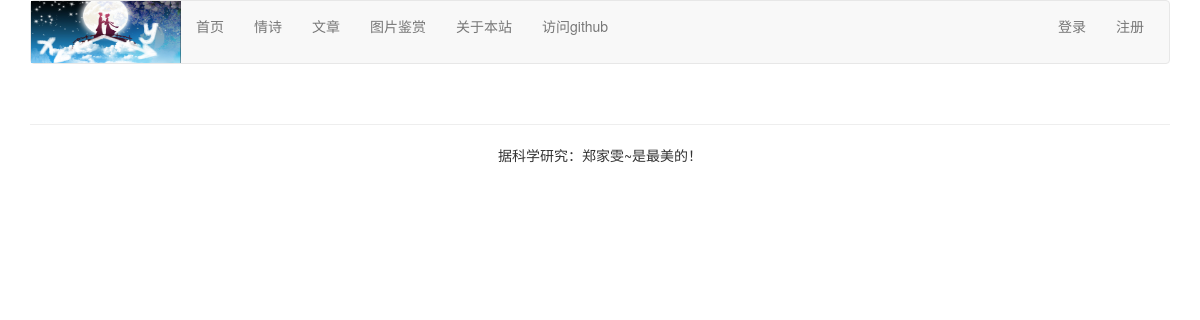
/image/images/, run on an earlier commit of the app's database.
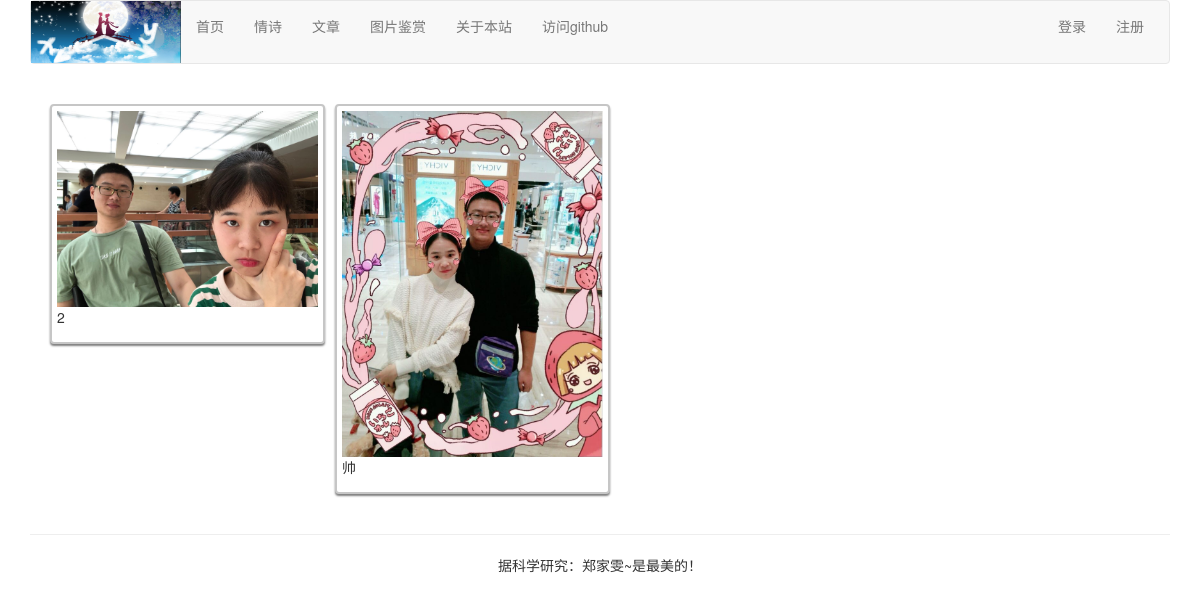
And on a later commit of the database.
### image/models.py (models this page shows, shortened)
class Image(models.Model):
    user = models.ForeignKey(User, on_delete=models.CASCADE, related_name="images")
    title = models.CharField(max_length=300)
    url = models.URLField()
    slug = models.SlugField(max_length=500, blank=True)
    description = models.TextField(blank=True)
    created = models.DateField(auto_now_add=True, db_index=True)
    image = models.ImageField(upload_to='images/%Y/%m/%d')

### image/views.py (the view)
# urls.py: path('images/', views.falls_images, name="falls_images"),
def falls_images(request):
    images = Image.objects.all()
    return render(request, 'image/falls_images.html', {"images": images})

### templates/image/falls_images.html (shortened to what this page needs)
{% extends "base.html" %}
{% load staticfiles %}
{% block content %}
<div class="container">
    <link rel="stylesheet" href="{% static 'css/mansory-style.css' %}" type="text/css" />
    <div id="my-gallery-container">
        {% for image in images %}
        <div class="falls_item h200" data-order="{{image.id}}">
            <a href="javascript:void(0)" onclick="displayImage('{{image.user}}', '{{image.title}}','{{image.image.url}}', '{{image.description}}','{{request.get_host}}')">
                <img src="{{ image.image.url }}">
            </a>
            <p>{{ image.title }}</p>
        </div>
        {% endfor %}
    </div>
</div>
{% endblock %}

What changed in the data, as far as the page shows it:
added Image: image (picture), title "帅"
added Image: image (picture), title "2"
